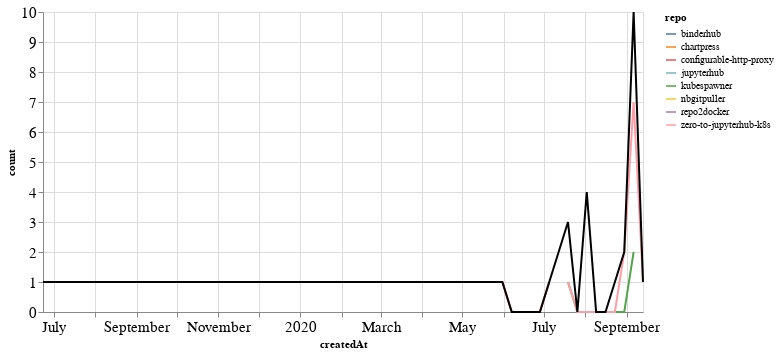

Write notebook code for a chart like this one.
### Markdown cell above
## PRs

### Code cell
prs_time = prs.groupby('repo').resample('W', on='createdAt').count()['author'].reset_index()
prs_time = prs_time.rename(columns={'author': 'count'})
prs_time_total = prs_time.groupby('createdAt').agg({"count": "sum"}).reset_index()

ch1 = alt.Chart(prs_time, width=600).mark_line().encode(
    x='createdAt',
    y='count',
    color='repo',
    tooltip="repo"
)

ch2 = alt.Chart(prs_time_total, width=600).mark_line(color="black").encode(
    x='createdAt',
    y='count',
)

ch1 + ch2

### Figure 1 — Vega-Lite specification as saved in the notebook (floating-point values rounded to 4 significant figures)
{"config": {"axisLeft": {"labelFontSize": 15}, "axisBottom": {"labelFontSize": 15}}, "layer": [{"data": {"name": "data-9478486dcfdb7bd8110e91ac89964727"}, "mark": "line", "encoding": {"color": {"type": "nominal", "field": "repo"}, "tooltip": {"type": "nominal", "field": "repo"}, "x": {"type": "temporal", "field": "createdAt"}, "y": {"type": "quantitative", "field": "count"}}, "width": 600}, {"data": {"name": "data-d0b2509d2cbb306ead577513d7541f1f"}, "mark": {"type": "line", "color": "black"}, "encoding": {"x": {"type": "temporal", "field": "createdAt"}, "y": {"type": "quantitative", "field": "count"}}, "width": 600}], "$schema": "https://vega.github.io/schema/vega-lite/v4.8.1.json", "datasets": {"data-9478486dcfdb7bd8110e91ac89964727": [{"repo": "binderhub", "createdAt": "2020-09-06T00:00:00", "count": 1}, {"repo": "chartpress", "createdAt": "2020-07-19T00:00:00", "count": 1}, {"repo": "configurable-http-proxy", "createdAt": "2020-05-31T00:00:00", "count": 1}, {"repo": "configurable-http-proxy", "createdAt": "2020-06-07T00:00:00", "count": 0}, {"repo": "configurable-http-proxy", "createdAt": "2020-06-14T00:00:00", "count": 0}, {"repo": "configurable-http-proxy", "createdAt": "2020-06-21T00:00:00", "count": 0}, {"repo": "configurable-http-proxy", "createdAt": "2020-06-28T00:00:00", "count": 0}, {"repo": "configurable-http-proxy", "createdAt": "2020-07-05T00:00:00", "count": 1}, {"repo": "jupyterhub", "createdAt": "2020-08-23T00:00:00", "count": 1}, {"repo": "kubespawner", "createdAt": "2020-07-19T00:00:00", "count": 1}, {"repo": "kubespawner", "createdAt": "2020-07-26T00:00:00", "count": 0}, {"repo": "kubespawner", "createdAt": "2020-08-02T00:00:00", "count": 0}, {"repo": "kubespawner", "createdAt": "2020-08-09T00:00:00", "count": 0}, {"repo": "kubespawner", "createdAt": "2020-08-16T00:00:00", "count": 0}, {"repo": "kubespawner", "createdAt": "2020-08-23T00:00:00", "count": 0}, {"repo": "kubespawner", "createdAt": "2020-08-30T00:00:00", "count": 0}, {"repo": "kubespawner", "createdAt": "2020-09-06T00:00:00", "count": 2}, {"repo": "nbgitpuller", "createdAt": "2020-08-02T00:00:00", "count": 4}, {"repo": "repo2docker", "createdAt": "2019-06-23T00:00:00", "count": 1}, {"repo": "zero-to-jupyterhub-k8s", "createdAt": "2020-07-19T00:00:00", "count": 1}, {"repo": "zero-to-jupyterhub-k8s", "createdAt": "2020-07-26T00:00:00", "count": 0}, {"repo": "zero-to-jupyterhub-k8s", "createdAt": "2020-08-02T00:00:00", "count": 0}, {"repo": "zero-to-jupyterhub-k8s", "createdAt": "2020-08-09T00:00:00", "count": 0}, {"repo": "zero-to-jupyterhub-k8s", "createdAt": "2020-08-16T00:00:00", "count": 0}, {"repo": "zero-to-jupyterhub-k8s", "createdAt": "2020-08-23T00:00:00", "count": 0}, {"repo": "zero-to-jupyterhub-k8s", "createdAt": "2020-08-30T00:00:00", "count": 2}, {"repo": "zero-to-jupyterhub-k8s", "createdAt": "2020-09-06T00:00:00", "count": 7}, {"repo": "zero-to-jupyterhub-k8s", "createdAt": "2020-09-13T00:00:00", "count": 1}], "data-d0b2509d2cbb306ead577513d7541f1f": [{"createdAt": "2019-06-23T00:00:00", "count": 1}, {"createdAt": "2020-05-31T00:00:00", "count": 1}, {"createdAt": "2020-06-07T00:00:00", "count": 0}, {"createdAt": "2020-06-14T00:00:00", "count": 0}, {"createdAt": "2020-06-21T00:00:00", "count": 0}, {"createdAt": "2020-06-28T00:00:00", "count": 0}, {"createdAt": "2020-07-05T00:00:00", "count": 1}, {"createdAt": "2020-07-19T00:00:00", "count": 3}, {"createdAt": "2020-07-26T00:00:00", "count": 0}, {"createdAt": "2020-08-02T00:00:00", "count": 4}, {"createdAt": "2020-08-09T00:00:00", "count": 0}, {"createdAt": "2020-08-16T00:00:00", "count": 0}, {"createdAt": "2020-08-23T00:00:00", "count": 1}, {"createdAt": "2020-08-30T00:00:00", "count": 2}, {"createdAt": "2020-09-06T00:00:00", "count": 10}, {"createdAt": "2020-09-13T00:00:00", "count": 1}]}}
